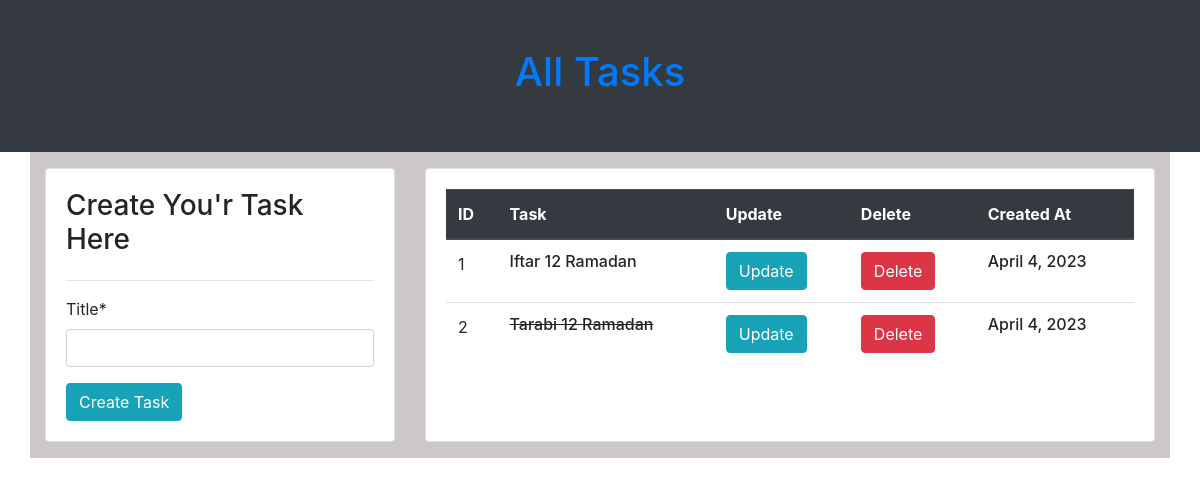
/, run on an earlier commit of the app's database.
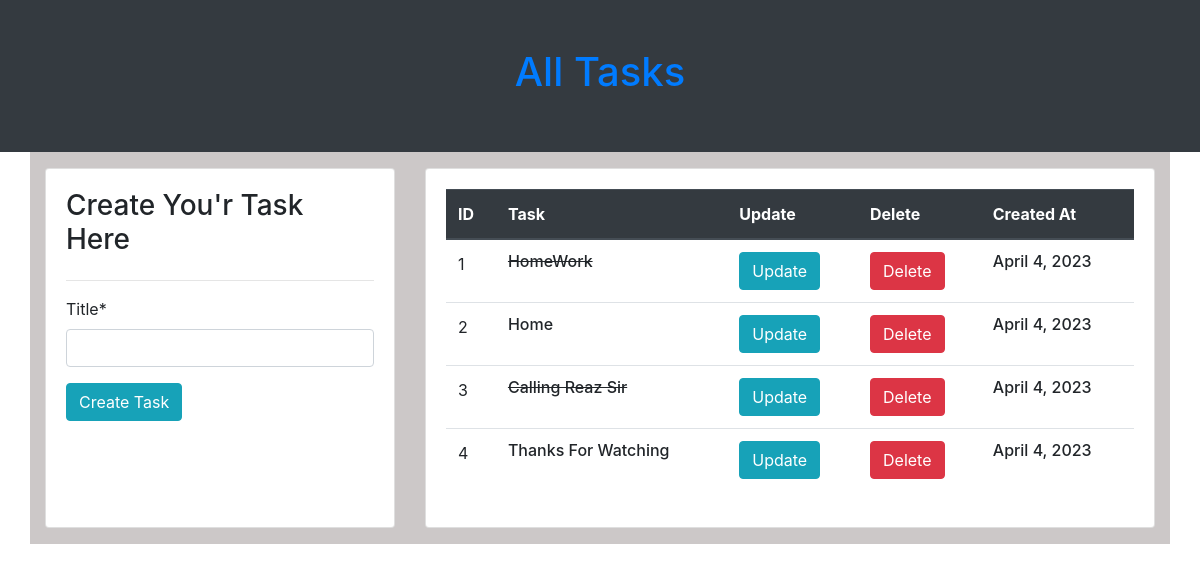
And on a later commit of the database.
### taskApp/models.py (models this page shows, shortened)
class Task(models.Model):
    title = models.CharField(max_length=255)
    complete = models.BooleanField(default=False)
    created = models.DateTimeField(auto_now_add=True)

### taskApp/views.py (the view)
# urls.py: 2. Add a URL to urlpatterns:  path('', views.home, name='home')
def home(request):
    tasks = Task.objects.all()
    form = CreateTaskForm()
    if request.method == "POST":
        form = CreateTaskForm(request.POST)
        if form.is_valid():
            obj = form.save()
            messages.success(request, f"{obj.title} created cuccessfully")
            return redirect('home')
    context = {
        'task': tasks,
        'form': form,
    }
    return render(request, 'index.html', context)

### taskApp/forms.py
class CreateTaskForm(forms.ModelForm):
    class Meta:
        model = Task
        fields = ['title',]

### Templates/index.html (shortened to what this page needs)
{% extends "base.html" %}
{% load crispy_forms_tags %}
{% block heading %} <a href="{% url 'home' %}"> All Tasks </a>{% endblock heading %}
{% block body %}
<div class="contaner">
    <div class="row">
        <div class="col-md-4 ">
            <div class="card card-body h-100">
                <h3>Create You'r Task Here</h3>
                <hr>
                <form method="POST">
                    {{form|crispy }}
                    <button type="submit" class="btn btn-info">Create Task</button>
                </form>
            </div>
        </div>
        <div class="col-md-8">
            <div class="card card-body h-100">
                <table class="table">
                    <thead class="thead-dark">
                        <tr>
                            <th>ID</th>
                            <th>Task</th>
                            <th>Update</th>
                            <th>Delete</th>
                            <th>Created At</th>
                        </tr>
                    </thead>
                    <tbody>
                        {% for task in task %}
                        <tr>
                            <td scope="row">{{forloop.counter}}</td>
                            {% if task.complete == True %}
                            <td><strike>
                                    <h6> {{task.title}}</h6>
                                </strike></td>
                            {% else %}
                            <td><span>
                                    <h6>{{task.title}}</h6>
                                </span></td>
                            {% endif %}
                            <td><a href="{% url 'updateTask' task.id %}"><button type="button"
                                        class="btn btn-info">Update</button></a></td>
                            <td>
                                <button type="button" class="btn btn-danger" data-toggle="modal"
                                    data-target="#exampleModal_{{ task.id }}">
                                    Delete
                                </button>
                            </td>
                            <td><span>
                                    <h6>{{task.created|date}}</h6>
                                </span></td>
                        </tr>
                        {% endfor %}
                    </tbody>
                </table>
            </div>
        </div>
    </div>
</div>
{% endblock body %}

### Templates/base.html (shortened to what this page needs)
<!doctype html>
<html lang="en">
<head>
  <link rel="stylesheet" href="https://stackpath.bootstrapcdn.com/bootstrap/4.3.1/css/bootstrap.min.css"
>
</head>
<body>
  <center class="bg-dark p-5" style="color:aliceblue">
    <h1>{% block heading %} {% endblock heading %}</h1>
  </center>
  <div class="container py-3 " style="background-color: rgb(204, 200, 200);">
    {% block body %}
    {% endblock body %}
  </div>
</body>
</html>

What changed in the data, as far as the page shows it:
removed Task: title "Iftar 12 Ramadan", created "April 4, 2023"
removed Task: title "Tarabi 12 Ramadan", created "April 4, 2023"
added Task: title "HomeWork", created "April 4, 2023"
added Task: title "Home", created "April 4, 2023"
added Task: title "Calling Reaz Sir", created "April 4, 2023"
added Task: title "Thanks For Watching", created "April 4, 2023"
